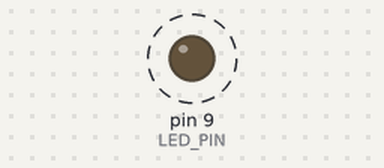
The sketch below on a simulated Arduino Mega 2560, built with avr-gcc and run on an emulated ATmega2560. On the bench: output pins drawn as LEDs (lit = HIGH). Dashed ring = blinking. What the sketch prints to the serial monitor is not drawn.

Above: at 0.12 s.
Timing chart, 0 to 3.0 s (numbered marks = the images above):
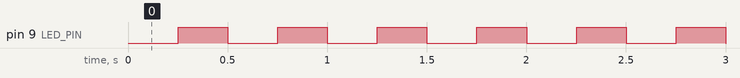

The sketch:

speeduino_can_bridge.ino
```cpp
#include <can.h>
#include <mcp2515.h>

#define DEBUG

#define RESEND_DELAYED_REQUEST
#define RESTART_DELAYED_REQUEST

#ifdef __AVR_ATmega2560__
#define USE_HW_SERIAL3
#define SPI_CS 53
#endif
#ifdef __AVR_ATmega328P__
#define USE_SW_SERIAL
#define SPI_CS 10
#endif

#ifdef DEBUG
#include <stdio.h>
char debugBuffer[255];
#define DEBUG_BAUD 115200
#endif

#ifdef USE_SW_SERIAL
#include <SoftwareSerial.h>
#define SW_SERIAL_RX 7
#define SW_SERIAL_TX 8
#endif

#define SPEEDUINO_CANID 0x510
#define SPEEDUINO_COMMAND 'r'
#define SPEEDUINO_COMMAND_TYPE 0x30
#define SPEEDUINO_BAUD 115200
#define SPEEDUINO_RESTART_COUNT 10

// speeduino serial data config
#define DATA_TO_REQUEST 16
#define COOLANT_OFFSET 7
#define RPM_OFFSET_LO 14
#define RPM_OFFSET_HI 15

#define MCP2515_CS SPI_CS
#define MCP2515_BITRATE CAN_500KBPS
#define MCP2515_CLOCK MCP_8MHZ

// heartbeat LED
#define LED_TIME 500
#define LED_PIN 9

// minimum interval for actions
#define SPEEDUINO_FETCH_INTERVAL 100
#define CANBUS_FETCH_INTERVAL 100
#define CANBUS_SEND201_INTERVAL 100
#define CANBUS_SEND420_INTERVAL 100

// maximum interval for actions
#define SPEEDUINO_FETCH_DELAYED 500
#define CANBUS_FETCH_DELAYED 500
#define CANBUS_SEND201_DELAYED 500
#define CANBUS_SEND420_DELAYED 500

// engine warning light states
#define MIL_FLASH 0xC0  // 1100 0000 : bit 7 flash MIL
#define MIL_ON 0x40     // 0100 0000 : bit 6 enable MIL
#define MIL_OFF 0x00    // 0000 0000

#define MIN_COOLANT 0x00  // 0c
#define MAX_COOLANT 0xFF  // ?
#define MIN_RPM 0x0000    // 0rpm
#define MAX_RPM 0x7D00    // 8000rpm
#define MIN_SPEED 0x2710  // 0mph
#define MAX_SPEED 0x7FD7  // 150mph

byte dataCoolant = MIN_COOLANT; // current coolant
word dataRpm = MIN_RPM;         // current rpm
word dataSpeed = MIN_SPEED;     // current speed

unsigned long currentMillis;

// the last time the action was successful
unsigned long speeduinoFetchLastMillis = 0;
unsigned long canbusFetchLastMillis = 0;
unsigned long canbusSend201LastMillis = 0;
unsigned long canbusSend420LastMillis = 0;

// action delayed flags
bool speeduinoFetchDelayed = false;
bool canbusFetchDelayed = false;
bool canbusSend201Delayed = false;
bool canbusSend420Delayed = false;

// true if request sent to speeduino
// false if awaiting response
bool speeduinoRequested = false;

#ifdef RESTART_DELAYED_REQUEST
int speeduinoFetchDelayedCount = 0;
#endif

#ifdef DEBUG
HardwareSerial &debugger = Serial;
#endif

#ifdef USE_SW_SERIAL
SoftwareSerial speeduino(SW_SERIAL_RX, SW_SERIAL_TX);
#endif
#ifdef USE_HW_SERIAL3
HardwareSerial &speeduino = Serial3;
#endif

MCP2515 mcp2515(MCP2515_CS);
struct can_frame canMsg201;
struct can_frame canMsg420;
struct can_frame canMsg4B0;
bool shownNoMessageError = false; // flag so we only show NO MESSAGE error once

void setup() {
  pinMode(LED_PIN, OUTPUT);

  #ifdef DEBUG
  debugger.begin(DEBUG_BAUD);
  #endif

  speeduino.begin(SPEEDUINO_BAUD);

  mcp2515.reset();
  mcp2515.setBitrate(MCP2515_BITRATE, MCP2515_CLOCK);
  mcp2515.setNormalMode();

  #ifdef DEBUG
  debugger.println("speeduino_can_bridge");
  sprintf(debugBuffer, "debug on serial @ %li", DEBUG_BAUD);
  debugger.println(debugBuffer);
  #ifdef USE_SW_SERIAL
  sprintf(debugBuffer, "speeduino on sw serial @ %li ", SPEEDUINO_BAUD);
  #endif
  #ifdef USE_HW_SERIAL3
  sprintf(debugBuffer, "speeduino on hw serial3 @ %li ", SPEEDUINO_BAUD);
  #endif
  debugger.println(debugBuffer);
  #endif
}

void loop() {
  currentMillis = millis();

  // flash the LED on LED_PIN once per LED_TIME
  digitalWrite(LED_PIN, (millis() % LED_TIME) > LED_TIME / 2);

  bridge_running();
}

// get MIL state
byte get_mil() {
  byte milState = MIL_OFF;
  if (speeduinoFetchDelayed) {
    milState |= MIL_FLASH;
  }
  if (canbusFetchDelayed) {
    milState |= MIL_FLASH;
  }
  if (canbusSend201Delayed) {
    milState |= MIL_FLASH;
  }
  if (canbusSend420Delayed) {
    milState |= MIL_FLASH;
  }
  return milState;
}
```

bridge.ino
```cpp
void bridge_running() {
  if (currentMillis - speeduinoFetchLastMillis >= SPEEDUINO_FETCH_INTERVAL) {
    if (!speeduinoRequested) {
      speeduino_request();
    } else {
      if (speeduino_read()) {
        speeduinoFetchLastMillis = currentMillis;
        speeduinoFetchDelayed = false;
      }
    }
    if (currentMillis - speeduinoFetchLastMillis >= SPEEDUINO_FETCH_DELAYED) {
      #ifdef RESEND_DELAYED_REQUEST
      speeduinoRequested = false;
      #endif

      #ifdef RESTART_DELAYED_REQUEST
      speeduino_restart();
      #endif

      speeduino_reset_data();

      speeduinoFetchLastMillis = currentMillis;
      speeduinoFetchDelayed = true;

      #ifdef DEBUG
      debugger.println("speeduino request delayed");
      #endif
    }
  }

  if (currentMillis - canbusFetchLastMillis >= CANBUS_FETCH_INTERVAL) {
    if (canbus_fetch()) {
      canbusFetchLastMillis = currentMillis;
      canbusFetchDelayed = false;
    }
    if (currentMillis - canbusFetchLastMillis >= CANBUS_FETCH_DELAYED) {
      canbus_reset_data();

      canbusFetchLastMillis = currentMillis;
      canbusFetchDelayed = true;

      #ifdef DEBUG
      debugger.println("canbus fetch delayed");
      #endif
    }
  }

  if (currentMillis - canbusSend201LastMillis >= CANBUS_SEND201_INTERVAL) {
    if (canbus_send_201()) {
      canbusSend201LastMillis = currentMillis;
      canbusSend201Delayed = false;
    }
    if (currentMillis - canbusSend201LastMillis >= CANBUS_SEND201_DELAYED) {
      canbusSend201LastMillis = currentMillis;
      canbusSend201Delayed = true;
    }
  }

  if (currentMillis - canbusSend420LastMillis >= CANBUS_SEND420_INTERVAL) {
    if (canbus_send_420()) {
      canbusSend420LastMillis = currentMillis;
      canbusSend420Delayed = false;
    }
    if (currentMillis - canbusSend420LastMillis >= CANBUS_SEND420_DELAYED) {
      canbusSend420LastMillis = currentMillis;
      canbusSend420Delayed = true;
    }
  }
}
```

canbus.ino
```cpp
// fetch data from canbus
bool canbus_fetch() {
  MCP2515::ERROR e = mcp2515.readMessage(&canMsg4B0);
  if (e == MCP2515::ERROR_OK) {
    shownNoMessageError = false;

    #ifdef DEBUG
    sprintf(debugBuffer, "got can bus frame with id: 0x%02X", (int)canMsg4B0.can_id);
    debugger.println(debugBuffer);
    #endif

    if (canMsg4B0.can_id == 0x4B0) {
      #ifdef DEBUG
      debugger.println("reading canbus message 0x4B0");
      #endif

      dataSpeed = word(canMsg4B0.data[4], canMsg4B0.data[5]);
      return true;
    }
  } else {
    #ifdef DEBUG
    if (e != MCP2515::ERROR_NOMSG || !shownNoMessageError) {
      shownNoMessageError = true;
      sprintf(debugBuffer, "can bus error: %d", e);
      debugger.println(debugBuffer);
    }
    #endif
  }
  return false;
}

// reset data from canbus
void canbus_reset_data() {
  dataSpeed = MIN_SPEED;
}

// send canbus 0x201 message
bool canbus_send_201() {
  #ifdef DEBUG
  debugger.println("sending 201");

  sprintf(debugBuffer, "rpm: %d", dataRpm);
  debugger.println(debugBuffer);

  sprintf(debugBuffer, "speed: %d (%dmph)", dataSpeed, (int)((dataSpeed * 0.0066)-66));
  debugger.println(debugBuffer);
  #endif

  word adjustedRpm = dataRpm * 4;

  canMsg201.can_id = 0x201;
  canMsg201.can_dlc = 8;
  canMsg201.data[0] = highByte(adjustedRpm);// rpm
  canMsg201.data[1] = lowByte(adjustedRpm); // rpm
  canMsg201.data[2] = 0x00;                 //
  canMsg201.data[3] = 0x00;                 //
  canMsg201.data[4] = highByte(dataSpeed);  // speed
  canMsg201.data[5] = lowByte(dataSpeed);   // speed
  canMsg201.data[6] = 0x00;                 //
  canMsg201.data[7] = 0x00;                 //

  MCP2515::ERROR e = mcp2515.sendMessage(&canMsg201);

  #ifdef DEBUG
  sprintf(debugBuffer, "can bus error: %d", e);
  debugger.println(debugBuffer);
  #endif

  return e == MCP2515::ERROR_OK;
}

// send canbus 0x420 message
bool canbus_send_420() {
  debugger.println("sending 420");

  byte milState = get_mil();

  #ifdef DEBUG
  sprintf(debugBuffer, "coolant: %d", dataCoolant);
  debugger.println(debugBuffer);
  sprintf(debugBuffer, "mil: 0x%02X", milState);
  #endif

  byte adjustedCoolant;
  if (dataCoolant<=60) adjustedCoolant=0x28; // if less than 60 degrees c
  else if (dataCoolant<=74) adjustedCoolant=0x63; // if less than 74 degrees c
  else if (dataCoolant<=90) adjustedCoolant=0x88; // if less than 90 degrees c
  else if (dataCoolant<=99) adjustedCoolant=0x9C; // if less than 99 degrees c
  else adjustedCoolant=0xD0; // 100 degrees c and over

  canMsg420.can_id = 0x420;
  canMsg420.can_dlc = 8;
  canMsg420.data[0] = adjustedCoolant;      // ect
  canMsg420.data[1] = 0x00;                 // pres.
  canMsg420.data[2] = 0x00;                 // fuel flow
  canMsg420.data[3] = 0x00;                 // prndl
  canMsg420.data[4] = milState;             // MIL/overdrive
  canMsg420.data[5] = 0x00;                 // safe cooling/PATS
  canMsg420.data[6] = 0x00;                 // charging system status
  canMsg420.data[7] = 0x00;                 // engine off elapsed time

  MCP2515::ERROR e = mcp2515.sendMessage(&canMsg420);

  #ifdef DEBUG
  sprintf(debugBuffer, "can bus error: %d", e);
  debugger.println(debugBuffer);
  #endif

  return e == MCP2515::ERROR_OK;
}
```

speeduino.ino
```cpp
// request data from speeduino
void speeduino_request() {
  #ifdef DEBUG
  sprintf(debugBuffer, "sending serial request 0x%02X 0x%02X", SPEEDUINO_COMMAND, SPEEDUINO_COMMAND_TYPE);
  debugger.println(debugBuffer);
  #endif

  speeduino.write((byte)SPEEDUINO_COMMAND);
  speeduino.write((byte)SPEEDUINO_CANID);
  speeduino.write((byte)SPEEDUINO_COMMAND_TYPE);
  speeduino.write((byte)0x00);
  speeduino.write((byte)0x00); // offset 0x0000
  speeduino.write((byte)lowByte(DATA_TO_REQUEST));
  speeduino.write((byte)highByte(DATA_TO_REQUEST));

  speeduinoRequested = true;
}

// attempt to read data from speeduino
bool speeduino_read() {
  if (speeduino.available() >= DATA_TO_REQUEST + 2) {
    char cmd = speeduino.read();
    char cmd_type = speeduino.read();

    #ifdef DEBUG
    sprintf(debugBuffer, "received serial response 0x%02X 0x%02X", cmd, cmd_type);
    debugger.println(debugBuffer);
    #endif

    if (cmd == SPEEDUINO_COMMAND && cmd_type == SPEEDUINO_COMMAND_TYPE) {
      for (int i = 0; i < DATA_TO_REQUEST; i++) {
        byte data = speeduino.read();
        switch (i) {
          case COOLANT_OFFSET:
            dataCoolant = data;
            break;
          case RPM_OFFSET_LO:
            dataRpm = word(dataRpm, data);
            break;
          case RPM_OFFSET_HI:
            dataRpm = word(data, dataRpm);
            break;
        }
      }
    } else {
      // error, empty the buffer
      while(speeduino.available()) {
        speeduino.read();
      }
    }
    speeduinoRequested = false;
    return true;
  }
  return false;
}

// reset data from speeduino
void speeduino_reset_data() {
  dataCoolant = MIN_COOLANT;
  dataRpm = MIN_RPM;
}

#ifdef RESTART_DELAYED_REQUEST
void speeduino_restart() {
  speeduinoFetchDelayedCount = speeduinoFetchDelayedCount + 1;

  #ifdef DEBUG
  sprintf(debugBuffer, "%i of %i delayed requests", speeduinoFetchDelayedCount, SPEEDUINO_RESTART_COUNT);
  debugger.println(debugBuffer);
  #endif

  if (speeduinoFetchDelayedCount >= SPEEDUINO_RESTART_COUNT) {
    #ifdef DEBUG
    debugger.println("restarting speeduio serial connection");
    #endif

    speeduino.end();
    speeduino.begin(SPEEDUINO_BAUD);
    speeduinoFetchDelayedCount = 0;
  }
}
#endif
```

Measured:
- by itself, pin 9 (LED_PIN): alternates HIGH for 0.25 s and LOW for 0.25 s
